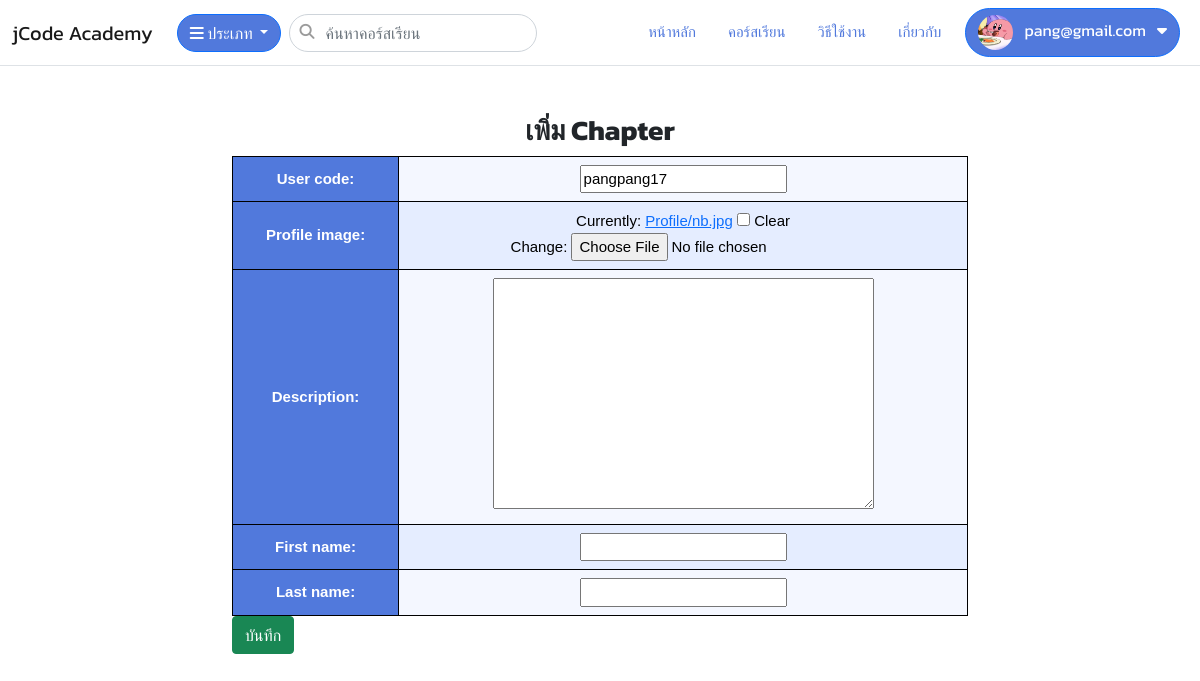
Page /profile/ (signed in) on the committed database.
### app/models.py (models this page shows, shortened)
class Member(models.Model):
    user = models.ForeignKey(User, on_delete=models.CASCADE)
    user_code = models.CharField(max_length=50)
    Profile_image = models.FileField(upload_to='Profile', null=True, blank=True)
    description = models.TextField(null=True, blank=True)

### app/views.py (the view)
# urls.py: path('profile/', views.profile_management,name='profile'),
def profile_management(request):
    profile=Member.objects.filter(user_id=request.user.id).first()
    if request.method == 'POST':
        form = ProfileForm(data=request.POST,instance=profile)
        if form.is_valid():
            user = User.objects.get(pk=request.user.id)
            user.first_name = request.POST.get('firstname')
            user.last_name = request.POST.get('lastname')
            user.save()
            profile = form.save()
            profile.save()
            return redirect('app:index')
    else:
        form = ProfileForm(instance=profile)
    return render(request,'account/profile.html',{
            'form':form,
            'profile':profile
        })

### app/forms.py
class ProfileForm(forms.ModelForm):
    class Meta:
        model = Member
        exclude = ['id','user', 'created', 'updated']

### app/context_processors1.py (called while the page is built)
def category_list(request):
    categories = Category.objects.all()
    category_subs = CategorySub.objects.all().order_by('category')
    context = {
        'category_list':categories,
        'subcategory_list':category_subs,
    }
    return context

def member_list(request):
    members=Member.objects.filter(user_id=request.user.id).first()
    context={
        'member_list':members
    }
    return context

### app/loginemail.py (called while the page is built)
    def get_user(self, user_id):
        try:
            return User.objects.get(pk=user_id)
        except User.DoesNotExist:
            return None

### app/models.py (called while the page is built)
    def __str__(self):
        return self.name

### templates/account/profile.html (shortened to what this page needs)
{% extends "layout/base.html" %}
{% block content %}
<div class="container">
    <div class="row">
        <div class="col-lg-8 offset-lg-2">
            <h3 style="text-align: center;"><b>เพิ่ม Chapter</b></h3>
            <form method="post" enctype="multipart/form-data" novalidate>
                <table border="1">
                {{form.as_table}}
                <tr>
                    <th>
                        First name:
                    </th>
                    <td>
                        <input type="text" value="{{ profile.user.first_name }}" name="firstname">
                    </td>
                </tr>
                <tr>
                    <th>
                        Last name:
                    </th>
                    <td>
                        <input type="text" value="{{ profile.user.last_name }}" name="lastname">
                    </td>
                </tr>
                </table>
                <button type="submit" class="btn btn-success">บันทึก</button>
            </form>
        </div>
    </div>
</div>
{% endblock %}

### templates/layout/base.html (shortened to what this page needs)
<!DOCTYPE html>
<html lang="en">
<head>
  <link href="https://cdn.jsdelivr.net/npm/bootstrap@5.0.2/dist/css/bootstrap.min.css" rel="stylesheet">
  <link href="https://cdnjs.cloudflare.com/ajax/libs/font-awesome/6.2.1/css/all.min.css" rel="stylesheet">
  <link href="https://cdn.jsdelivr.net/npm/sweetalert2@11.7.1/dist/sweetalert2.min.css" rel="stylesheet">
  {% load static %}
  <link rel="stylesheet" href="{% static 'css/style.css' %}">
</head>
<body>
  <nav class="navbar navbar-expand-md navbar-light  bg-white border-bottom mb-5">
    <div class="container-fluid">
      <a class="navbar-brand" href="{% url 'app:index' %}">jCode Academy</a>
      <div class="collapse navbar-collapse" id="navbarCollapse">
        <div class="d-flex">
          <div class="dropdown">
            <button class="btn btn-primary btn-category dropdown-toggle mx-2" type="button" id="dropdownMenuButton"
              data-toggle="dropdown" aria-expanded="false">
              <i class="fa fa-bars"></i> ประเภท
            </button>
            {% regroup subcategory_list by category as category_list1 %}
          </div>
        <div class="navbar-search">
          <i class="fa fa-search"></i>
        <input type="text" class="form-control" placeholder="ค้นหาคอร์สเรียน">
      </div>
    </div>
        <ul class="navbar-nav ms-auto mb-2 mb-md-0">
          <li class="nav-item mx-2">
            <a class="nav-link " aria-current="page" href="{% url 'app:index' %}">หน้าหลัก</a>
          </li>
          <li class="nav-item mx-2">
            <a class="nav-link" href="{% url 'video:index' %}">คอร์สเรียน</a>
          </li>
          <li class="nav-item mx-2">
            <a class="nav-link" href="#">วิธีใช้งาน</a>
          </li>
          <li class="nav-item mx-2">
            <a class="nav-link" href="#">เกี่ยวกับ</a>
          </li>
        </ul>
        {% if user.is_authenticated %}
        <div class="dropdown">
          <button class="btn btn-primary btn-profile dropdown mx-2" type="button" id="dropdownMenuButton"
            data-toggle="dropdown" aria-expanded="false">
            <div class="profile_img" >
              {% if member_list.Profile_image %}
              <img src="{{member_list.Profile_image.url}}" alt="" > &nbsp;
              {% endif %}
              {{request.user.email}} &nbsp;
              <i class="fa-solid fa-caret-down"></i>
            </div>
          </button>
        </div>
        {% endif %}
      </div>
    </div>
  </nav>
  <div class="container-fluid">
    {% block content %}{% endblock %}
  </div>
</body>
</html>

### static/css/style.css (style rules this page uses)
body { font-size: 15px; background-color: rgb(255, 255, 255); font-family: 'Kanit', sans-serif; }
.navbar-nav .nav-item .nav-link { color: #5179DC; }
.navbar-search { position: relative; }
.navbar-search .fa { position: absolute; left: 10px; top:10px; color: rgb(155, 155, 155); }
.navbar-search .form-control { padding-left:35px ; font-weight: 300; border-radius: 20px; }
.profile_img img { width: 35px; height: 35px; border-radius: 50%; }
.btn-category { color: rgb(255, 255, 255); background-color: #5179DC; border-radius: 20px; }
table { font-family: arial, sans-serif; border-collapse: collapse; width: 100%; background-color: #5179DC; color: #FFF; }
th { border: 1px solid #000000; background-color: #5179DC; text-align: center; padding: 8px; color: #FFF; }
td { border: 1px solid #000000; text-align: center; padding: 8px; color: rgb(0, 0, 0); }
tr:nth-child(even) { background-color: #E5EDFF; color: #000; }
tr:nth-child(odd) { background-color: #F4F7FF; color: #000; }
.btn-profile { color: rgb(255, 255, 255); background-color: #5179DC; border-radius: 30px; }

### rows in the picture
Member: Profile_image (picture), user_code "pangpang17"

### other values in the picture
{{ request.user.email }} "pang@gmail.com"
